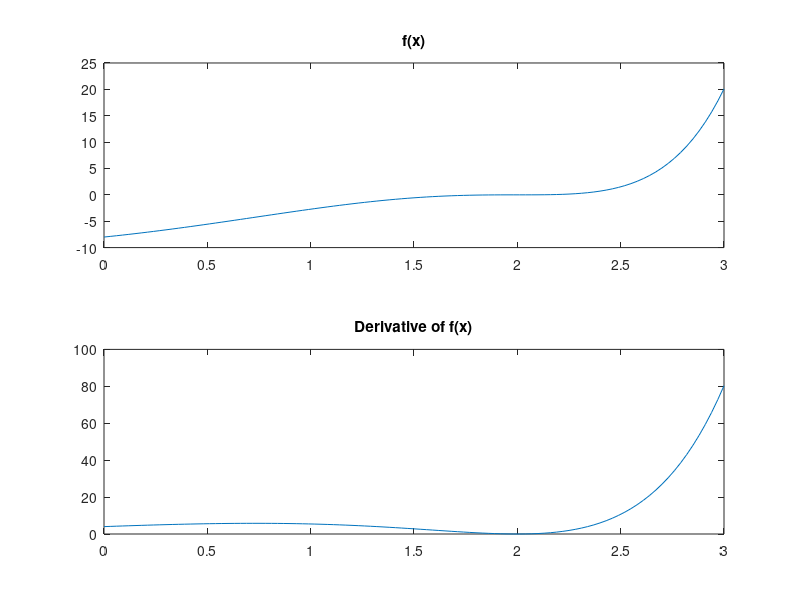

Recreate this plot in MATLAB.
clear all; close all; clc;

f = @(x) exp(x)*(x-2).^3;
df = @(x) exp(x)*((x-2).^3 + 3*(x-2).^2);

N = 101;
x = linspace(0, 3, N);
y = zeros(1, N);
dy = zeros(1, N);

for i = 1:N
    y(i) = f(x(i));
    dy(i) = df(x(i));
end

subplot(2,1,1)
plot(x, y)
title('f(x)')
subplot(2,1,2)
plot(x, dy)
title('Derivative of f(x)')
